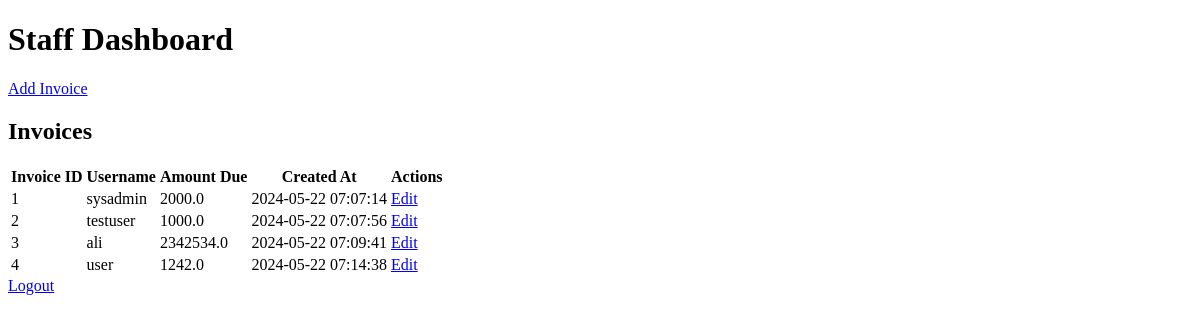
/staff_dashboard (signed in), run on an earlier commit of the app's database.
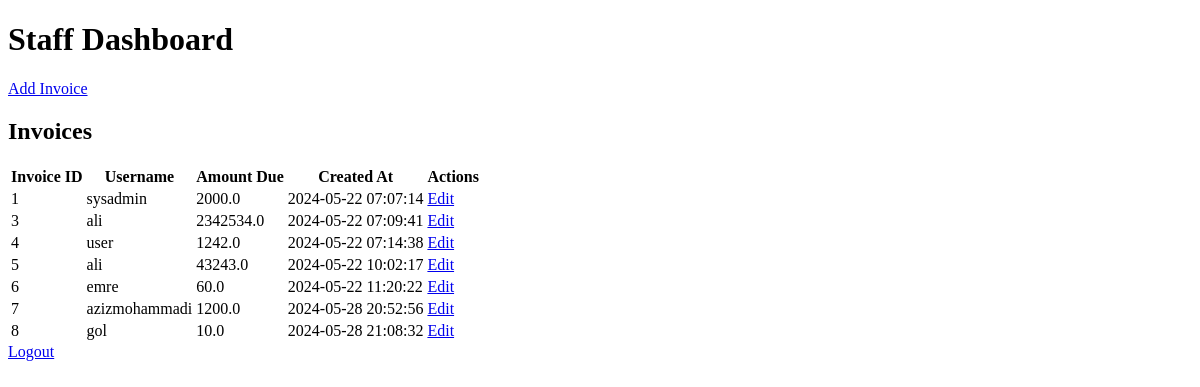
And on a later commit of the database.
### app/models.py (models this page shows)
class Invoice(db.Model):
    id = db.Column(db.Integer, primary_key=True)
    user_id = db.Column(db.Integer, db.ForeignKey('user.id'), nullable=False)
    encrypted_invoice = db.Column(db.LargeBinary, nullable=False)
    signature = db.Column(db.LargeBinary, nullable=False)
    created_at = db.Column(db.DateTime, default=db.func.current_timestamp())
    amount_due = db.Column(db.Float, nullable=False)

class User(db.Model):
    id = db.Column(db.Integer, primary_key=True)
    username = db.Column(db.String(150), unique=True, nullable=False)
    password = db.Column(db.String(150), nullable=False)
    role = db.Column(db.String(50), nullable=False)

### app/routes.py (the view)
@app.route('/staff_dashboard')
@login_required
def staff_dashboard():
    invoices = db.session.query(Invoice, User).join(User, Invoice.user_id == User.id).all()
    return render_template('staff_dashboard.html', invoices=invoices)

### app/templates/staff_dashboard.html (shortened to what this page needs)
<!DOCTYPE html>
<html lang="en">
<head>
    <link rel="stylesheet" href="{{ url_for('static', filename='styles.css') }}">
</head>
<body>
    <div class="container">
        <h1>Staff Dashboard</h1>
        <a href="{{ url_for('add_invoice') }}">Add Invoice</a>
        <h2>Invoices</h2>
        <table>
            <thead>
                <tr>
                    <th>Invoice ID</th>
                    <th>Username</th>
                    <th>Amount Due</th>
                    <th>Created At</th>
                    <th>Actions</th>
                </tr>
            </thead>
            <tbody>
                {% for invoice, user in invoices %}
                <tr>
                    <td>{{ invoice.id }}</td>
                    <td>{{ user.username }}</td>
                    <td>{{ invoice.amount_due }}</td>
                    <td>{{ invoice.created_at }}</td>
                    <td>
                        <a href="{{ url_for('edit_invoice', invoice_id=invoice.id) }}">Edit</a>
                    </td>
                </tr>
                {% endfor %}
            </tbody>
        </table>
        <a href="{{ url_for('logout') }}">Logout</a>
    </div>
</body>
</html>

What changed in the data, as far as the page shows it:
no longer on this page (row unchanged): Invoice: id "2", username "testuser", amount_due "1000.0", created_at "2024-05-22 07:07:56"
added Invoice: id "5", username "ali", amount_due "43243.0", created_at "2024-05-22 10:02:17"
added Invoice: id "6", username "emre", amount_due "60.0", created_at "2024-05-22 11:20:22"
added Invoice: id "7", username "azizmohammadi", amount_due "1200.0", created_at "2024-05-28 20:52:56"
added Invoice: id "8", username "gol", amount_due "10.0", created_at "2024-05-28 21:08:32"
